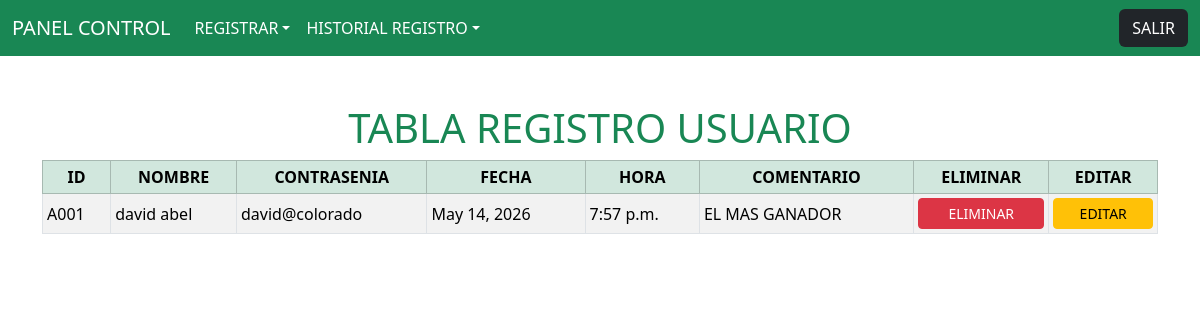
Page /enlace_tabla_usuario/ (signed in) on the committed database.
### aplicacion/models.py (models this page shows, shortened)
class Tabla_Usuario(models.Model):
    Id_Usuario = models.CharField()
    Nombre_Usuario = models.CharField()
    Contrasenia_Usuario = models.CharField()
    Fecha_Creacion_Usuario = models.DateField()
    Hora_Creacion_Usuario = models.TimeField()
    Comentario_Usuario = models.CharField()

### aplicacion/views.py (the view)
# urls.py: path('enlace_tabla_usuario/' , views.enlace_tabla_usuario),
@login_requerido
def enlace_tabla_usuario(request):
    usuario = Tabla_Usuario.objects.all()
    return render(request , 'tabla_usuario.html' , {
        'usuario' : usuario
    })

### aplicacion/views.py (called while the page is built)
def login_requerido(view_func):
    @wraps(view_func)
    def _wrapped_view(request, *args, **kwargs):
        if not request.session.get('usuario_logueado'):
            return redirect('/')  # Pon aquí la ruta de tu login si es distinta
        return view_func(request, *args, **kwargs)
    return _wrapped_view

### aplicacion/templates/tabla_usuario.html
{% extends "barra_menu.html" %}
{% block contenedor %}
<div class="container my-5">
    <h1 class="text-center text-success">TABLA REGISTRO USUARIO</h1>
    <div class="table-responsive">
        <table class="table table-sm table-striped table-bordered align-middle">
            <thead class="table-success text-center text-nowrap">
                <tr>
                    <th scope="col">ID</th>
                    <th scope="col">NOMBRE</th>
                    <th scope="col">CONTRASENIA</th>
                    <th scope="col">FECHA</th>
                    <th scope="col">HORA</th>
                    <th scope="col">COMENTARIO</th>
                    <th scope="col">ELIMINAR</th>
                    <th scope="col">EDITAR</th>
                </tr>
            </thead>
            <tbody>
                {% for x in usuario %}
                    <tr>
                        <td scope="row">{{ x.Id_Usuario }}</td>
                        <td scope="row">{{ x.Nombre_Usuario }}</td>
                        <td scope="row">{{ x.Contrasenia_Usuario }}</td>
                        <td scope="row">{{ x.Fecha_Creacion_Usuario }}</td>
                        <td scope="row">{{ x.Hora_Creacion_Usuario }}</td>
                        <td scope="row">{{ x.Comentario_Usuario }}</td>
                        <td scope="row"><a href="logica_eliminar_usuario/{{ x.Id_Usuario }}" class="btn btn-danger btn-sm w-100">ELIMINAR</a></td>
                        <td scope="row"><a href="enlace_actualizar_usuario/{{ x.Id_Usuario }}" class="btn btn-warning btn-sm w-100">EDITAR</a></td>
                    </tr>
                {% endfor %}
            </tbody>
        </table>
    </div>
</div>
{% endblock contenedor %}

### rows in the picture
Tabla_Usuario: Id_Usuario "A001", Nombre_Usuario "david abel", Contrasenia_Usuario "david@colorado", Fecha_Creacion_Usuario "May 14, 2026", Hora_Creacion_Usuario "7:57 p.m.", Comentario_Usuario "EL MAS GANADOR"
